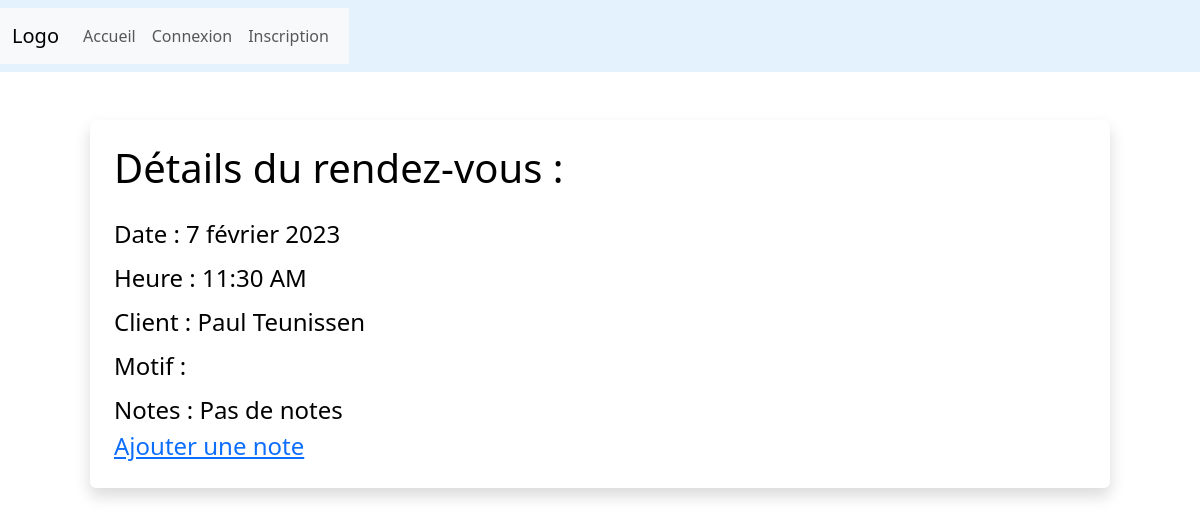
Page /appointments/8/detail/ on the committed database.
### bookingapp/models.py (models this page shows, shortened)
class Appointment(models.Model):
    user = models.ForeignKey(User, on_delete=models.CASCADE, null=True, blank=True)
    day = models.DateField(default=datetime.now)
    time = models.CharField(max_length=10, choices=TIME_CHOICES, default=("9 AM"))
    time_ordered = models.DateTimeField(default=datetime.now, blank=True)
    notes = models.TextField(blank=True)
    motif = models.CharField(max_length=100, null=True, blank=True)

### bookingapp/views.py (the view)
# urls.py: path('appointments/<int:appointment_id>/detail/', views.appointment_detail, name='appointment_detail'),
def appointment_detail(request, appointment_id:int):
    appointment = get_object_or_404(Appointment, pk=appointment_id)
    return render(request, 'appointment_detail.html', {'appointment': appointment})

### bookingapp/templates/bookingapp/appointment_detail.html (shortened to what this page needs)
{% extends 'base.html' %}
{% block content %}
<div class="shadow p-4 mb-5 bg-body bg-body rounded text-black  m-5 ">
	<h1 class="">Détails du rendez-vous :</h1>
	<ul class="list-group fs-4 mt-3">
		<li class="list-group mt-2">Date : {{ appointment.day }}</li>
		<li class="list-group mt-2">Heure : {{ appointment.time }}</li>
		<li class="list-group mt-2">Client : {{appointment.user.first_name}} {{appointment.user.last_name}}</li>
		<li class="list-group mt-2">Motif : {{appointment.motif}}</li>
		<li class="list-group mt-2">
			Notes :
            {% if appointment.notes != ''%}{{ appointment.notes }}
			    <a href="{% url 'appointment_notes' appointment.id %}"class="btn btn-secondary mt-3">Editer la note</a>
			    <a href="{% url 'delete_note' appointment.id %}" class="btn btn-danger mt-3">Supprimer la note</a>
			{% else %}Pas de notes
		        <a href="{% url 'appointment_notes' appointment.id %}">Ajouter une note</a>
            {% endif %}
	    </li>
    </ul>
</div>
{%endblock%}

### rows in the picture
Appointment: day "7 février 2023", time "11:30 AM", user.first_name "Paul", user.last_name "Teunissen"
